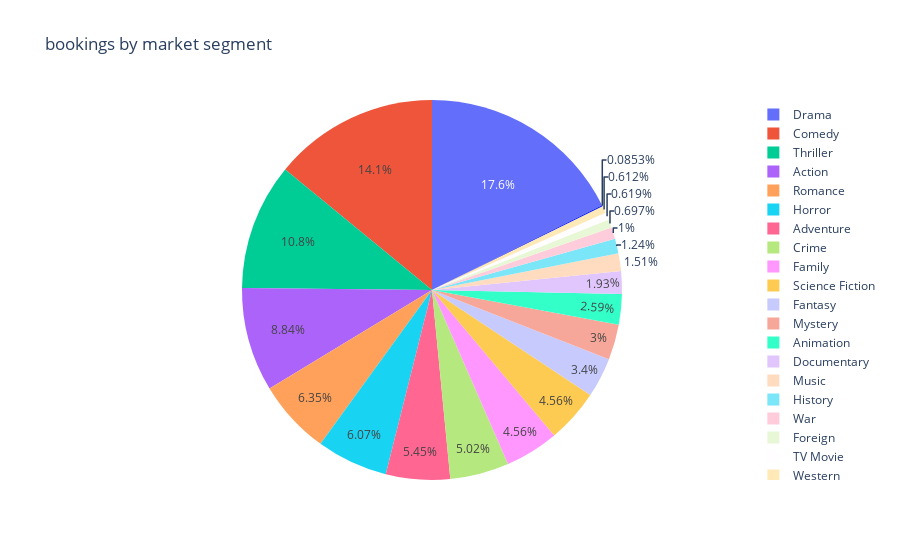

Notebook code cell kept with this figure:
### Code cell
px.pie(ser,values=ser.value_counts().values,names=ser.value_counts().index,
      title='bookings by market segment')

### Figure 1 — Plotly figure (JSON) as saved in the notebook; plotly's stock layout.template omitted (floating-point values rounded to 4 significant figures)
{"data": [{"domain": {"x": [0, 1], "y": [0, 1]}, "hovertemplate": "label=%{label}<br>value=%{value}<extra></extra>", "labels": ["Drama", "Comedy", "Thriller", "Action", "Romance", "Horror", "Adventure", "Crime", "Family", "Science Fiction", "Fantasy", "Mystery", "Animation", "Documentary", "Music", "History", "War", "Foreign", "TV Movie", "Western", "Not mentioned"], "legendgroup": "", "name": "", "showlegend": true, "type": "pie", "values": [4760, 3793, 2907, 2384, 1712, 1637, 1471, 1354, 1231, 1229, 916, 810, 699, 520, 408, 334, 270, 188, 167, 165, 23]}], "layout": {"legend": {"tracegroupgap": 0}, "title": {"text": "bookings by market segment"}}}
